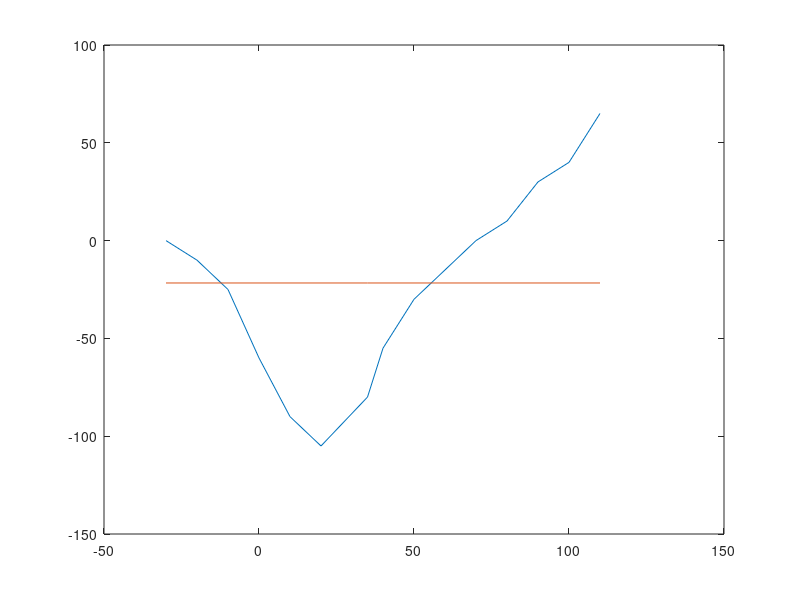

Recreate this plot in MATLAB.
clear;
x1 = [-30 -20 -10.0 0.0 10.0 20.0 35.0 40.0 50.0 60.0 70.0 80.0 90.0 100.0 110.0 ];
y1 = [0.0 -10.0 -25.0 -60.0 -90.0 -105.0 -80.0 -55.0 -30.0 -15.0 0.0 10.0 30.0 40.0 65.0];
a = 176.0914
b = -1722.096
c = -197.758
d = 1956.205
for I = 1:15
   y2(I) = a + c / (1 + exp(-b*(x1(I) - d)))
end
plot(x1,y1,x1,y2);
